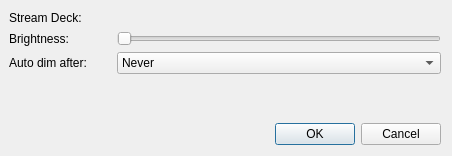
<?xml version="1.0" encoding="UTF-8"?>
<ui version="4.0">
 <class>SettingsDialog</class>
 <widget class="QDialog" name="SettingsDialog">
  <property name="windowModality">
   <enum>Qt::ApplicationModal</enum>
  </property>
  <property name="geometry">
   <rect>
    <x>0</x>
    <y>0</y>
    <width>452</width>
    <height>156</height>
   </rect>
  </property>
  <property name="sizePolicy">
   <sizepolicy hsizetype="Expanding" vsizetype="Expanding">
    <horstretch>0</horstretch>
    <verstretch>0</verstretch>
   </sizepolicy>
  </property>
  <property name="windowTitle">
   <string>Stream Deck Settings</string>
  </property>
  <property name="windowIcon">
   <iconset resource="resources.qrc">
    <normaloff>:/icons/icons/gear.png</normaloff>:/icons/icons/gear.png</iconset>
  </property>
  <layout class="QVBoxLayout" name="verticalLayout">
   <property name="leftMargin">
    <number>9</number>
   </property>
   <item>
    <layout class="QVBoxLayout" name="verticalLayout_2">
     <item>
      <layout class="QFormLayout" name="formLayout">
       <property name="horizontalSpacing">
        <number>30</number>
       </property>
       <property name="verticalSpacing">
        <number>6</number>
       </property>
       <item row="0" column="0">
        <widget class="QLabel" name="label">
         <property name="text">
          <string>Stream Deck:</string>
         </property>
        </widget>
       </item>
       <item row="0" column="1">
        <widget class="QLabel" name="label_streamdeck">
         <property name="text">
          <string/>
         </property>
        </widget>
       </item>
       <item row="1" column="0">
        <widget class="QLabel" name="label_brightness">
         <property name="text">
          <string>Brightness:</string>
         </property>
        </widget>
       </item>
       <item row="1" column="1">
        <widget class="QSlider" name="brightness">
         <property name="orientation">
          <enum>Qt::Horizontal</enum>
         </property>
        </widget>
       </item>
       <item row="2" column="0">
        <widget class="QLabel" name="label_dim">
         <property name="text">
          <string>Auto dim after:</string>
         </property>
        </widget>
       </item>
       <item row="2" column="1">
        <widget class="QComboBox" name="dim">
         <property name="currentText">
          <string>Never</string>
         </property>
         <item>
          <property name="text">
           <string>Never</string>
          </property>
         </item>
         <item>
          <property name="text">
           <string>1 minute</string>
          </property>
         </item>
         <item>
          <property name="text">
           <string>2 minutes</string>
          </property>
         </item>
         <item>
          <property name="text">
           <string>3 minutes</string>
          </property>
         </item>
         <item>
          <property name="text">
           <string>4 minutes</string>
          </property>
         </item>
         <item>
          <property name="text">
           <string>5 minutes</string>
          </property>
         </item>
         <item>
          <property name="text">
           <string>10 minutes</string>
          </property>
         </item>
         <item>
          <property name="text">
           <string>15 minutes</string>
          </property>
         </item>
         <item>
          <property name="text">
           <string>30 minutes</string>
          </property>
         </item>
         <item>
          <property name="text">
           <string>1 hour</string>
          </property>
         </item>
         <item>
          <property name="text">
           <string>2 hours</string>
          </property>
         </item>
         <item>
          <property name="text">
           <string>4 hours</string>
          </property>
         </item>
         <item>
          <property name="text">
           <string>8 hours</string>
          </property>
         </item>
        </widget>
       </item>
      </layout>
     </item>
    </layout>
   </item>
   <item>
    <widget class="QDialogButtonBox" name="buttonBox">
     <property name="orientation">
      <enum>Qt::Horizontal</enum>
     </property>
     <property name="standardButtons">
      <set>QDialogButtonBox::Cancel|QDialogButtonBox::Ok</set>
     </property>
     <property name="centerButtons">
      <bool>false</bool>
     </property>
    </widget>
   </item>
  </layout>
 </widget>
 <resources>
  <include location="resources.qrc"/>
 </resources>
 <connections>
  <connection>
   <sender>buttonBox</sender>
   <signal>accepted()</signal>
   <receiver>SettingsDialog</receiver>
   <slot>accept()</slot>
   <hints>
    <hint type="sourcelabel">
     <x>248</x>
     <y>254</y>
    </hint>
    <hint type="destinationlabel">
     <x>157</x>
     <y>274</y>
    </hint>
   </hints>
  </connection>
  <connection>
   <sender>buttonBox</sender>
   <signal>rejected()</signal>
   <receiver>SettingsDialog</receiver>
   <slot>reject()</slot>
   <hints>
    <hint type="sourcelabel">
     <x>316</x>
     <y>260</y>
    </hint>
    <hint type="destinationlabel">
     <x>286</x>
     <y>274</y>
    </hint>
   </hints>
  </connection>
 </connections>
</ui>
